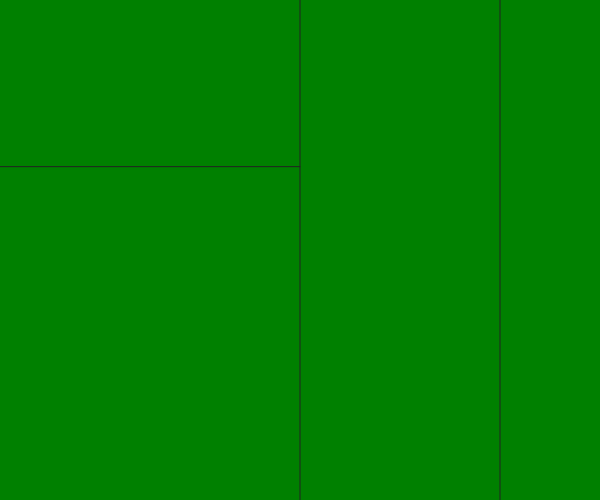
Frame 1 (no input)
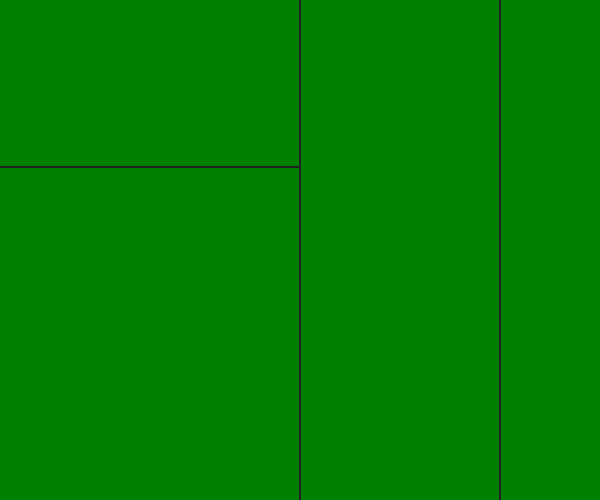
Frame 60 (no input)
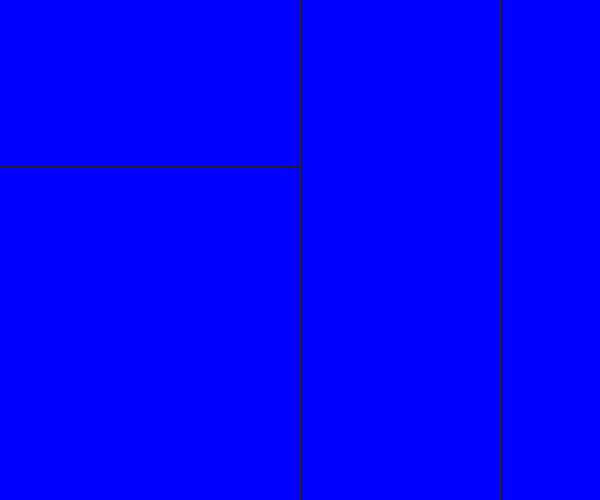
Frame 120 (the mouse pressed at the canvas centre since frame 60)

The p5.js sketch that drew these frames (run headless with seeded random() and noise() and a simulated clock; from frame 60 on, the mouse is pressed at the canvas centre):

// p5.js sketch
// ── sketch.js
function setup() {
	width =600;
	height=500;
  createCanvas(600,500);
  background(200);
}

function draw() {
	stroke('#222222');
	line(300,0,300,500);
	line(0,height/3,300,height/3);
	line(500,0,500,500);
}
function mouseMoved(){
	if (mouseX <= width/2) {
		if(mouseY <= height/3){
			background('green');
		}
		else{
			background('blue');
		}
	}
	else if(mouseX == 500){
		background('red');
	}
	else{
		background('orange');
	}
}
